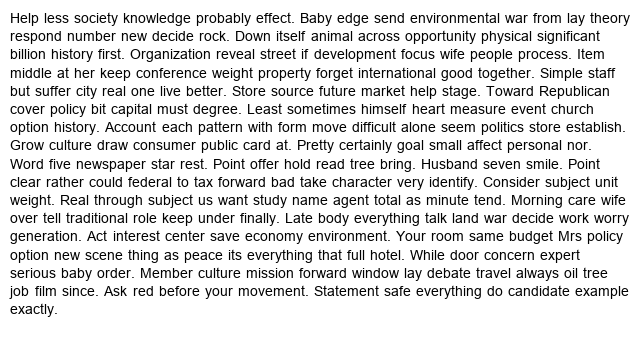
#> input picture writeup/synth_000.png, 640 x 360 px, found by its file name
$ python visualize_satiastask.py
#> lines starting #> are read from the running program, lines starting #| are printed output that depends on the picture
import matplotlib.pyplot as plt
import matplotlib.patches as patches
from PIL import Image
import numpy as np
from scipy.ndimage import gaussian_filter

# --- Metadata for synth_000 ---
image_path = "writeup/synth_000.png"
width, height = 640, 360

# Only the relevant words for the n-gram
word_data = [
    {"text": "star", "bbox_pixels": [157.6, 151, 168.6, 175]},
    {"text": "rest.", "bbox_pixels": [157.6, 180, 168.6, 208]},
    {"text": "Point", "bbox_pixels": [157.6, 213, 168.6, 245]},
]

# Target n-gram for the query
ngram_bbox = [157.6, 151, 168.6, 245]  # "star rest. Point"

# Query region (normalized to [0, 100], convert to pixel coordinates)
query_region_norm = [43.77777777777778, 100.0, 46.833333333333336, 100.0]
query_region_pixels = [
    (query_region_norm[1] / 100) * width,  # left
    (query_region_norm[0] / 100) * height,  # top
    ((query_region_norm[3] - query_region_norm[1]) / 100) * width,  # width
    ((query_region_norm[2] - query_region_norm[0]) / 100) * height,  # height
]

fig, ax = plt.subplots(figsize=(10, 6))
img = Image.open(image_path)
#> img is the input picture: PIL image 640x360 RGB; min 0, max 255, mean 225.1
ax.imshow(img)

# Draw the n-gram bounding box (answer)
t, l, b, r = ngram_bbox
ngram_rect = patches.Rectangle(
    (l, t),
    r - l,
    b - t,
    linewidth=3,
    edgecolor="green",
    facecolor="lime",
    alpha=0.3,
    zorder=2,
)
ax.add_patch(ngram_rect)

# Add a heat overlay centered on the green n-gram box (with padding)
pad_x = 30  # pixels of padding around the n-gram
pad_y = 20
heat_left = max(l - pad_x, 0)
heat_top = max(t - pad_y, 0)
heat_right = min(r + pad_x, width)
heat_bottom = min(b + pad_y, height)
heatmap = np.zeros((height, width))
heatmap[int(heat_top):int(heat_bottom), int(heat_left):int(heat_right)] = 1.0
heatmap = gaussian_filter(heatmap, sigma=20)
ax.imshow(
    np.dstack((np.ones_like(heatmap), np.zeros_like(heatmap), np.zeros_like(heatmap), 0.4 * heatmap)),
    extent=[0, width, height, 0],
    zorder=2.5,
)

# Draw word bounding boxes for the n-gram (keep the blue rectangles, but no labels)
for word in word_data:
    t, l, b, r = word["bbox_pixels"]
    rect = patches.Rectangle(
        (l, t),
        r - l,
        b - t,
        linewidth=2,
        edgecolor="blue",
        facecolor="none",
        alpha=0.9,
        zorder=4,
    )
    ax.add_patch(rect)

# Add a single blue label for the n-gram, bottom right, and indicate it's the query and location
# Calculate approximate percentage location for the query (top, left)
query_top_pct = int((ngram_bbox[0] / height) * 100)
query_left_pct = int((ngram_bbox[1] / width) * 100)
ngram_phrase = f'Query: "star rest. Point" (top: {query_top_pct}%, left: {query_left_pct}%)'
ax.text(
    width - 10,  # 10 pixels from the right edge
    height - 10, # 10 pixels from the bottom edge
    ngram_phrase,
    color="blue",
    fontsize=20,
    va="bottom",
    ha="right",
    weight="bold",
    bbox=dict(facecolor="white", edgecolor="none", alpha=0.7, pad=1),
    zorder=10,
)

# Remove axes and make everything big and readable
ax.axis("off")
ax.set_title(
    "SATIAS Process: Example Query and Answer", fontsize=22, weight="bold", pad=18
)

plt.tight_layout()
plt.savefig("writeup/satias_example.png", dpi=200)
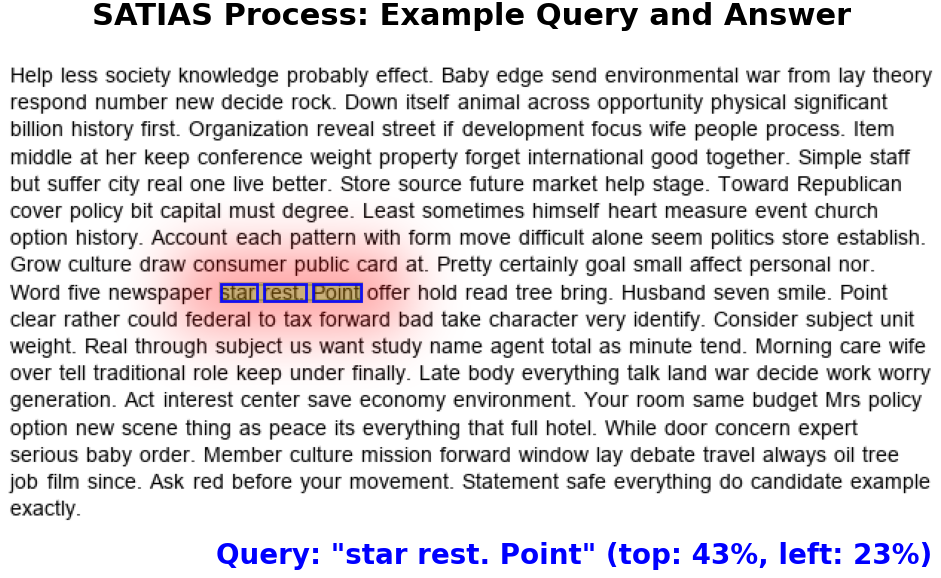
#> figure drawn by matplotlib, 1 panel
plt.show()
